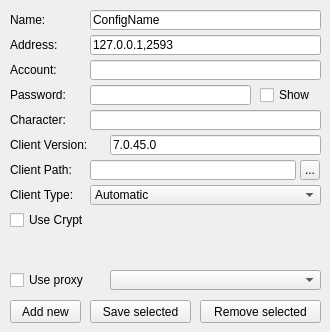
        <widget class="QWidget" name="tb_Config">
         <attribute name="title">
          <string>Config</string>
         </attribute>
         <widget class="QPushButton" name="pb_ServerAdd">
          <property name="geometry">
           <rect>
            <x>10</x>
            <y>300</y>
            <width>71</width>
            <height>23</height>
           </rect>
          </property>
          <property name="text">
           <string>Add new</string>
          </property>
         </widget>
         <widget class="QLineEdit" name="le_ServerPassword">
          <property name="geometry">
           <rect>
            <x>90</x>
            <y>85</y>
            <width>161</width>
            <height>20</height>
           </rect>
          </property>
          <property name="maxLength">
           <number>30</number>
          </property>
          <property name="echoMode">
           <enum>QLineEdit::Password</enum>
          </property>
         </widget>
         <widget class="QLineEdit" name="le_ServerAddress">
          <property name="geometry">
           <rect>
            <x>90</x>
            <y>35</y>
            <width>231</width>
            <height>20</height>
           </rect>
          </property>
          <property name="toolTip">
           <string>&lt;html&gt;&lt;head/&gt;&lt;body&gt;&lt;p&gt;If empty, Orion will use the address set in login.cfg found in the Client Path&lt;/p&gt;&lt;/body&gt;&lt;/html&gt;</string>
          </property>
          <property name="text">
           <string>127.0.0.1,2593</string>
          </property>
          <property name="maxLength">
           <number>256</number>
          </property>
         </widget>
         <widget class="QLabel" name="label_5">
          <property name="geometry">
           <rect>
            <x>10</x>
            <y>85</y>
            <width>71</width>
            <height>20</height>
           </rect>
          </property>
          <property name="text">
           <string>Password:</string>
          </property>
         </widget>
         <widget class="QCheckBox" name="cb_ServerShowPassword">
          <property name="geometry">
           <rect>
            <x>260</x>
            <y>85</y>
            <width>61</width>
            <height>20</height>
           </rect>
          </property>
          <property name="text">
           <string>Show</string>
          </property>
         </widget>
         <widget class="QLabel" name="label_3">
          <property name="geometry">
           <rect>
            <x>10</x>
            <y>35</y>
            <width>71</width>
            <height>20</height>
           </rect>
          </property>
          <property name="text">
           <string>Address:</string>
          </property>
         </widget>
         <widget class="QLabel" name="label_2">
          <property name="geometry">
           <rect>
            <x>10</x>
            <y>10</y>
            <width>71</width>
            <height>20</height>
           </rect>
          </property>
          <property name="text">
           <string>Name:</string>
          </property>
         </widget>
         <widget class="QLabel" name="label_4">
          <property name="geometry">
           <rect>
            <x>10</x>
            <y>60</y>
            <width>71</width>
            <height>20</height>
           </rect>
          </property>
          <property name="text">
           <string>Account:</string>
          </property>
         </widget>
         <widget class="QLineEdit" name="le_ServerAccount">
          <property name="geometry">
           <rect>
            <x>90</x>
            <y>60</y>
            <width>231</width>
            <height>20</height>
           </rect>
          </property>
          <property name="text">
           <string/>
          </property>
          <property name="maxLength">
           <number>30</number>
          </property>
         </widget>
         <widget class="QPushButton" name="pb_ServerRemove">
          <property name="geometry">
           <rect>
            <x>200</x>
            <y>300</y>
            <width>121</width>
            <height>23</height>
           </rect>
          </property>
          <property name="text">
           <string>Remove selected</string>
          </property>
         </widget>
         <widget class="QLineEdit" name="le_ServerName">
          <property name="geometry">
           <rect>
            <x>90</x>
            <y>10</y>
            <width>231</width>
            <height>20</height>
           </rect>
          </property>
          <property name="text">
           <string>ConfigName</string>
          </property>
          <property name="maxLength">
           <number>256</number>
          </property>
         </widget>
         <widget class="QPushButton" name="pb_ServerSave">
          <property name="geometry">
           <rect>
            <x>90</x>
            <y>300</y>
            <width>101</width>
            <height>23</height>
           </rect>
          </property>
          <property name="text">
           <string>Save selected</string>
          </property>
         </widget>
         <widget class="QComboBox" name="cb_ServerProxy">
          <property name="geometry">
           <rect>
            <x>110</x>
            <y>270</y>
            <width>211</width>
            <height>20</height>
           </rect>
          </property>
         </widget>
         <widget class="QCheckBox" name="cb_ServerUseProxy">
          <property name="geometry">
           <rect>
            <x>10</x>
            <y>270</y>
            <width>91</width>
            <height>20</height>
           </rect>
          </property>
          <property name="text">
           <string>Use proxy</string>
          </property>
         </widget>
         <widget class="QLabel" name="label_18">
          <property name="geometry">
           <rect>
            <x>10</x>
            <y>110</y>
            <width>81</width>
            <height>20</height>
           </rect>
          </property>
          <property name="text">
           <string>Character:</string>
          </property>
         </widget>
         <widget class="QLineEdit" name="le_ServerCharacter">
          <property name="geometry">
           <rect>
            <x>90</x>
            <y>110</y>
            <width>231</width>
            <height>20</height>
           </rect>
          </property>
          <property name="text">
           <string/>
          </property>
          <property name="maxLength">
           <number>30</number>
          </property>
         </widget>
         <widget class="QLineEdit" name="le_ServerClientVersion">
          <property name="geometry">
           <rect>
            <x>110</x>
            <y>135</y>
            <width>211</width>
            <height>20</height>
           </rect>
          </property>
          <property name="text">
           <string>7.0.45.0</string>
          </property>
          <property name="maxLength">
           <number>30</number>
          </property>
         </widget>
         <widget class="QLabel" name="label_21">
          <property name="geometry">
           <rect>
            <x>10</x>
            <y>135</y>
            <width>101</width>
            <height>20</height>
           </rect>
          </property>
          <property name="text">
           <string>Client Version:</string>
          </property>
         </widget>
         <widget class="QLineEdit" name="le_ServerClientPath">
          <property name="geometry">
           <rect>
            <x>90</x>
            <y>160</y>
            <width>206</width>
            <height>20</height>
           </rect>
          </property>
          <property name="text">
           <string/>
          </property>
          <property name="maxLength">
           <number>256</number>
          </property>
         </widget>
         <widget class="QLabel" name="label_22">
          <property name="geometry">
           <rect>
            <x>10</x>
            <y>160</y>
            <width>81</width>
            <height>20</height>
           </rect>
          </property>
          <property name="text">
           <string>Client Path:</string>
          </property>
         </widget>
         <widget class="QToolButton" name="tb_SetClientPath">
          <property name="geometry">
           <rect>
            <x>300</x>
            <y>160</y>
            <width>20</width>
            <height>20</height>
           </rect>
          </property>
          <property name="text">
           <string>...</string>
          </property>
         </widget>
         <widget class="QCheckBox" name="cb_ServerUseCrypt">
          <property name="geometry">
           <rect>
            <x>10</x>
            <y>210</y>
            <width>101</width>
            <height>20</height>
           </rect>
          </property>
          <property name="text">
           <string>Use Crypt</string>
          </property>
         </widget>
         <widget class="QLabel" name="label_23">
          <property name="geometry">
           <rect>
            <x>10</x>
            <y>185</y>
            <width>81</width>
            <height>20</height>
           </rect>
          </property>
          <property name="text">
           <string>Client Type:</string>
          </property>
         </widget>
         <widget class="QComboBox" name="cb_ServerClientType">
          <property name="geometry">
           <rect>
            <x>90</x>
            <y>185</y>
            <width>231</width>
            <height>20</height>
           </rect>
          </property>
          <item>
           <property name="text">
            <string>Automatic</string>
           </property>
          </item>
          <item>
           <property name="text">
            <string>The Second Age (T2A)</string>
           </property>
          </item>
          <item>
           <property name="text">
            <string>Renaissance (RE)</string>
           </property>
          </item>
          <item>
           <property name="text">
            <string>Third Dawn (TD)</string>
           </property>
          </item>
          <item>
           <property name="text">
            <string>Lord Blackthorn's Revenge (LBR)</string>
           </property>
          </item>
          <item>
           <property name="text">
            <string>Age Of Shadows (AOS)</string>
           </property>
          </item>
          <item>
           <property name="text">
            <string>Samurai Empire (SE)</string>
           </property>
          </item>
          <item>
           <property name="text">
            <string>Stygian Abyss (SA)</string>
           </property>
          </item>
         </widget>
         <zorder>le_ServerName</zorder>
         <zorder>le_ServerAddress</zorder>
         <zorder>le_ServerAccount</zorder>
         <zorder>le_ServerPassword</zorder>
         <zorder>pb_ServerAdd</zorder>
         <zorder>label_5</zorder>
         <zorder>cb_ServerShowPassword</zorder>
         <zorder>label_3</zorder>
         <zorder>label_2</zorder>
         <zorder>label_4</zorder>
         <zorder>pb_ServerRemove</zorder>
         <zorder>pb_ServerSave</zorder>
         <zorder>cb_ServerProxy</zorder>
         <zorder>cb_ServerUseProxy</zorder>
         <zorder>label_18</zorder>
         <zorder>le_ServerCharacter</zorder>
         <zorder>le_ServerClientVersion</zorder>
         <zorder>label_21</zorder>
         <zorder>le_ServerClientPath</zorder>
         <zorder>label_22</zorder>
         <zorder>tb_SetClientPath</zorder>
         <zorder>cb_ServerUseCrypt</zorder>
         <zorder>label_23</zorder>
         <zorder>cb_ServerClientType</zorder>
        </widget>
